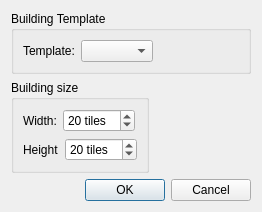
<?xml version="1.0" encoding="UTF-8"?>
<ui version="4.0">
 <class>NewBuildingDialog</class>
 <widget class="QDialog" name="NewBuildingDialog">
  <property name="geometry">
   <rect>
    <x>0</x>
    <y>0</y>
    <width>262</width>
    <height>212</height>
   </rect>
  </property>
  <property name="windowTitle">
   <string>New Building</string>
  </property>
  <layout class="QGridLayout" name="gridLayout">
   <item row="1" column="0">
    <widget class="QWidget" name="widget_4" native="true">
     <layout class="QGridLayout" name="gridLayout_2">
      <property name="margin">
       <number>0</number>
      </property>
      <item row="0" column="0">
       <widget class="QGroupBox" name="groupBox_2">
        <property name="title">
         <string>Building size</string>
        </property>
        <layout class="QFormLayout" name="formLayout">
         <item row="1" column="0">
          <widget class="QWidget" name="widget_3" native="true">
           <layout class="QHBoxLayout" name="horizontalLayout_3">
            <property name="margin">
             <number>0</number>
            </property>
            <item>
             <widget class="QLabel" name="label_3">
              <property name="text">
               <string>Height</string>
              </property>
             </widget>
            </item>
            <item>
             <widget class="QSpinBox" name="height">
              <property name="suffix">
               <string> tiles</string>
              </property>
              <property name="minimum">
               <number>1</number>
              </property>
              <property name="maximum">
               <number>300</number>
              </property>
              <property name="value">
               <number>20</number>
              </property>
             </widget>
            </item>
           </layout>
          </widget>
         </item>
         <item row="0" column="0">
          <widget class="QWidget" name="widget_2" native="true">
           <layout class="QHBoxLayout" name="horizontalLayout_2">
            <property name="margin">
             <number>0</number>
            </property>
            <item>
             <widget class="QLabel" name="label_2">
              <property name="text">
               <string>Width:</string>
              </property>
             </widget>
            </item>
            <item>
             <widget class="QSpinBox" name="width">
              <property name="suffix">
               <string> tiles</string>
              </property>
              <property name="minimum">
               <number>1</number>
              </property>
              <property name="maximum">
               <number>300</number>
              </property>
              <property name="value">
               <number>20</number>
              </property>
             </widget>
            </item>
           </layout>
          </widget>
         </item>
        </layout>
       </widget>
      </item>
      <item row="0" column="1">
       <spacer name="horizontalSpacer">
        <property name="orientation">
         <enum>Qt::Horizontal</enum>
        </property>
        <property name="sizeHint" stdset="0">
         <size>
          <width>40</width>
          <height>20</height>
         </size>
        </property>
       </spacer>
      </item>
     </layout>
    </widget>
   </item>
   <item row="2" column="0">
    <spacer name="verticalSpacer">
     <property name="orientation">
      <enum>Qt::Vertical</enum>
     </property>
     <property name="sizeHint" stdset="0">
      <size>
       <width>20</width>
       <height>147</height>
      </size>
     </property>
    </spacer>
   </item>
   <item row="3" column="0">
    <widget class="QDialogButtonBox" name="buttonBox">
     <property name="orientation">
      <enum>Qt::Horizontal</enum>
     </property>
     <property name="standardButtons">
      <set>QDialogButtonBox::Cancel|QDialogButtonBox::Ok</set>
     </property>
    </widget>
   </item>
   <item row="0" column="0">
    <widget class="QGroupBox" name="groupBox">
     <property name="title">
      <string>Building Template</string>
     </property>
     <layout class="QHBoxLayout" name="horizontalLayout">
      <property name="margin">
       <number>9</number>
      </property>
      <item>
       <widget class="QLabel" name="label">
        <property name="text">
         <string>Template:</string>
        </property>
       </widget>
      </item>
      <item>
       <widget class="QComboBox" name="comboBox"/>
      </item>
      <item>
       <spacer name="horizontalSpacer_2">
        <property name="orientation">
         <enum>Qt::Horizontal</enum>
        </property>
        <property name="sizeHint" stdset="0">
         <size>
          <width>20</width>
          <height>20</height>
         </size>
        </property>
       </spacer>
      </item>
     </layout>
    </widget>
   </item>
  </layout>
 </widget>
 <resources/>
 <connections>
  <connection>
   <sender>buttonBox</sender>
   <signal>accepted()</signal>
   <receiver>NewBuildingDialog</receiver>
   <slot>accept()</slot>
   <hints>
    <hint type="sourcelabel">
     <x>248</x>
     <y>254</y>
    </hint>
    <hint type="destinationlabel">
     <x>157</x>
     <y>274</y>
    </hint>
   </hints>
  </connection>
  <connection>
   <sender>buttonBox</sender>
   <signal>rejected()</signal>
   <receiver>NewBuildingDialog</receiver>
   <slot>reject()</slot>
   <hints>
    <hint type="sourcelabel">
     <x>316</x>
     <y>260</y>
    </hint>
    <hint type="destinationlabel">
     <x>286</x>
     <y>274</y>
    </hint>
   </hints>
  </connection>
 </connections>
</ui>
